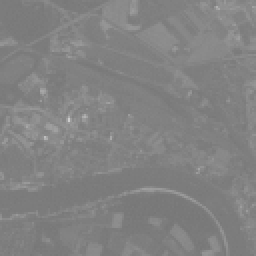
#> input picture Sequence 1/CH0SRC.TIF, 128 x 128 px (shown 2 times larger)
$ python Sequence1_part1_code_1.py
#> lines starting #> are read from the running program, lines starting #| are printed output that depends on the picture; after the words box and inside, x2 and y2 are one past the last pixel; in counts of white or black regions, pixels touching at a corner belong together; long printed decimals are rounded
# -*- coding: utf-8 -*-
"""
Created on Mon Apr 13 10:56:53 2020

@author: capliera
"""

import numpy as np
import skimage.data as skd
import skimage.io as skio
import matplotlib.pyplot as plt


import skimage.exposure as ske


#All figures closing
plt.close('all')

# matplotlib for gray level images display: fix the colormap and
# the image figure size

plt.rcParams['image.cmap'] = 'gray'
plt.rcParams["figure.figsize"] = (6,4)

# Several test images are available in the scikit-images.data module.
# Those images are entiltled: coins, astronaut (color), brick, camera, cell,
# chekerboard, chelsea (color), clock, coffee (color), colorwheel (color), grass (color),
# gravel (color), horse (black and white), moon, retina (color), rocket (color).

# To download any of those images just use skd.image_name()
# To download any other image, use skio.imread('image_name')


## Grey level image reading and information

I=skd.coins()
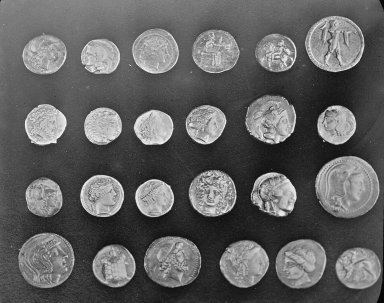
#> I: shape (303, 384); min 1, max 252, mean 96.9
Dim = I.shape
#> Dim = (303, 384)
nb_pixels=I.size
#> nb_pixels = 116352
Max_grey_level=np.max(I)
#> Max_grey_level = 252
Min_grey_level=np.min(I)
#> Min_grey_level = 1
Mean_grey_level=np.mean(I)
#> Mean_grey_level = 96.86
print(Dim)
#| (303, 384)
print(Max_grey_level)
#| 252
print(Min_grey_level)
#| 1
print(Mean_grey_level)
#| 96.856

# Image display
fig1=plt.figure(1)
skio.imshow(I)
plt.title('Coins')


# Color image reading and RGB channel visualization
J=skd.coffee()
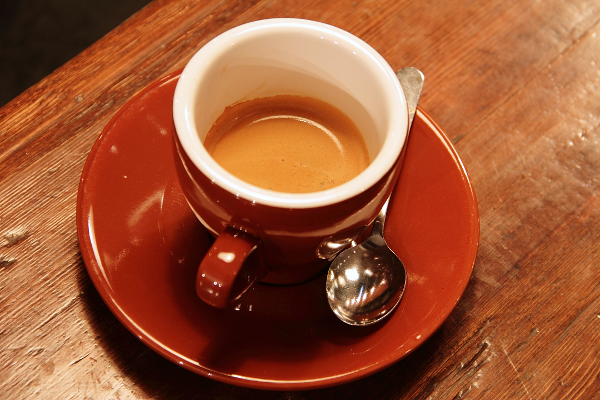
#> J: shape (400, 600, 3); mean R, G, B 158.6, 85.8, 51.5
fig4=plt.figure(4)
plt.subplot(2,2,1), plt.imshow(J), plt.title('Color img')
plt.subplot(2,2,2), plt.imshow(J[:,:,0]), plt.title('Red Channel')
plt.subplot(2,2,3), plt.imshow(J[:,:,1]), plt.title('Green Channel')
plt.subplot(2,2,4), plt.imshow(J[:,:,2]), plt.title('Blue Channel')
fig4.tight_layout()

# Luminance extraction : compute the luminance as 0.3*R+0.58*G+0.11*B
# Display the luninance evolution along line 200

# WARNING : instructon A=B does not create a new array, A and B are the same
# object then modifying A will also modify B => use .copy() function in order
# duplicate an image

fig5 = plt.figure(5)

modifJ = J.copy()

for i in range(600):
    modifJ[200, i, 0] = 0
    modifJ[200, i, 1] = 0
    modifJ[200, i, 2] = 0
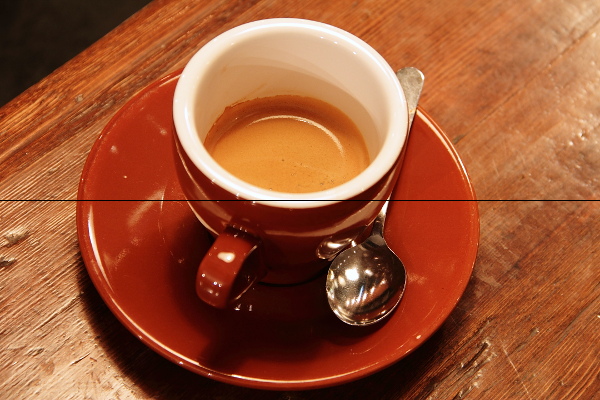
#> modifJ: shape (400, 600, 3); 0.25% of pixels changed, all inside (x1, y1, x2, y2) = (0, 200, 600, 201)

plt.subplot(1,2,1), plt.imshow(0.3 * modifJ[:,:,0] + 0.58 * modifJ[:,:,1] + 0.11 *modifJ[:,:,2]), plt.title('L Channel')
plt.subplot(1,2,2), plt.plot(range(600), 0.3 * J[200,:,0] + 0.58 * J[200,:,1] + 0.11 * J[200,:,2]), plt.title('L along x = 200')


#Two imshow() functions for image display
# Compute the histogram of image 3 (cf. ske.histogram())
#Display the hitogram ((cf. plt.bar())

image3=skio.imread('CH0SRC.TIF')
#> image3 is the input picture: shape (128, 128); min 118, max 204, mean 129.8

fig6 = plt.figure(6)
histogram, absice = ske.histogram(image3, nbins=256)
#> histogram = 87 values, max 2148 at index 11, min 0 at index 46, mean 188.3; absice = 87 values from 118 to 204
plt.xlim(0, 255)
plt.bar(absice, histogram)
plt.title('Histogram')


# Display image3 by suing first skio.image() and second by usig plt.imshow()
#What is the difference between both functions ?

fig7 = plt.figure(7)
plt.subplot(1,2,1)
plt.title('skio')
skio.imshow(image3)
plt.subplot(1,2,2)
plt.title('plt')
plt.imshow(image3)
plt.tight_layout()
plt.show()
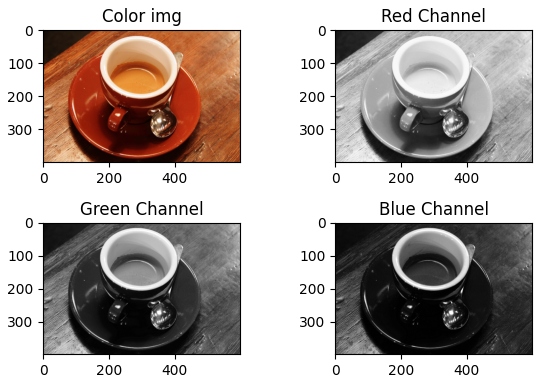
#> figure drawn by matplotlib, 4 panels
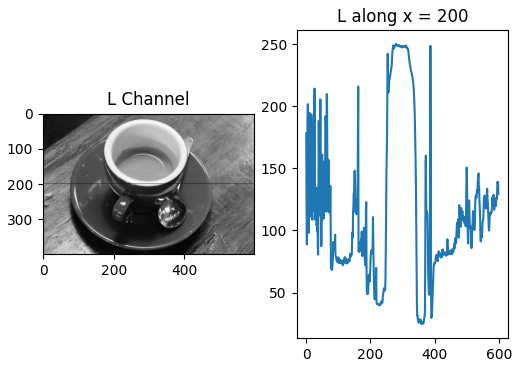
#> figure drawn by matplotlib, 2 panels; panel 2: curve peaks at x = 279, y = 250.1
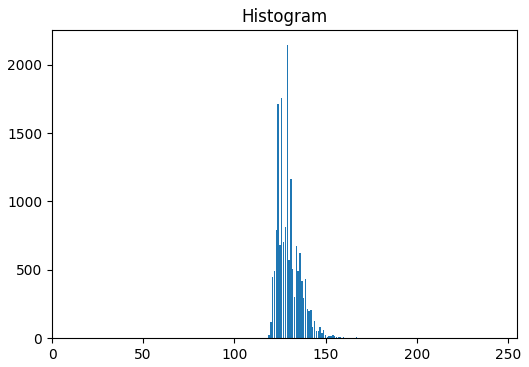
#> figure drawn by matplotlib, 1 panel; tallest bar 2148 high, from x = 128.6 to 129.4

$ run again, with Sequence 1/pout.tif copied over Sequence 1/CH0SRC.TIF
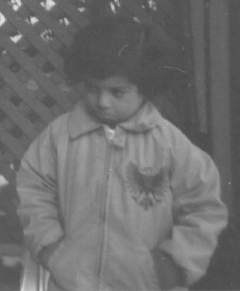
#> input picture Sequence 1/pout.tif, 240 x 291 px
#> Max_grey_level = 252
#> Min_grey_level = 1
#> Mean_grey_level = 96.86
#| (303, 384)
#| 252
#| 1
#| 96.856
#> image3 is the input picture: shape (291, 240); min 74, max 224, mean 110.3
#> histogram = 151 values, max 3628 at index 8, min 0 at index 2, mean 462.5; absice = 151 values from 74 to 224
#> `plt.show()`:
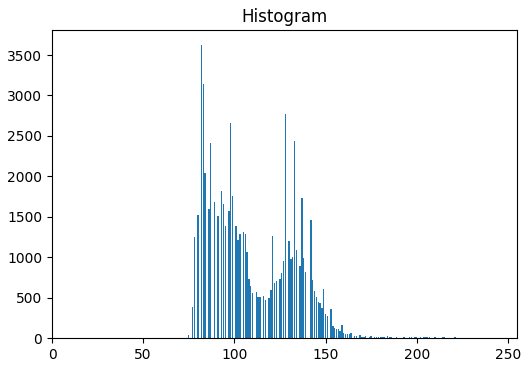
#> figure drawn by matplotlib, 1 panel; tallest bar 3628 high, from x = 81.6 to 82.4
